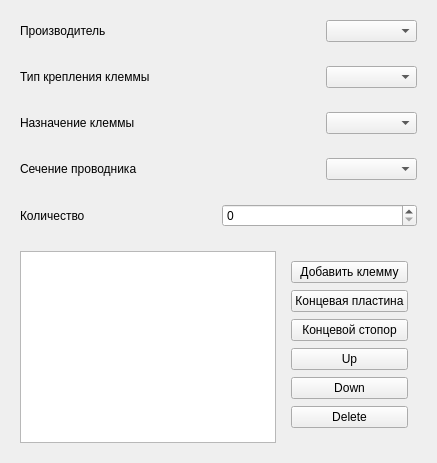
            <widget class="QWidget" name="terminalPage">
             <property name="sizePolicy">
              <sizepolicy hsizetype="Expanding" vsizetype="Expanding">
               <horstretch>0</horstretch>
               <verstretch>0</verstretch>
              </sizepolicy>
             </property>
             <layout class="QVBoxLayout" name="verticalLayout_4">
              <item>
               <widget class="QWidget" name="manufacturer_terminal_widget" native="true">
                <layout class="QHBoxLayout" name="horizontalLayout_11">
                 <item>
                  <widget class="QLabel" name="Manufacturer_terminal_label">
                   <property name="sizePolicy">
                    <sizepolicy hsizetype="Expanding" vsizetype="Fixed">
                     <horstretch>0</horstretch>
                     <verstretch>0</verstretch>
                    </sizepolicy>
                   </property>
                   <property name="minimumSize">
                    <size>
                     <width>300</width>
                     <height>0</height>
                    </size>
                   </property>
                   <property name="text">
                    <string>Производитель</string>
                   </property>
                  </widget>
                 </item>
                 <item>
                  <widget class="QComboBox" name="manufacturer_terminal_combobox">
                   <property name="sizePolicy">
                    <sizepolicy hsizetype="Expanding" vsizetype="Fixed">
                     <horstretch>0</horstretch>
                     <verstretch>0</verstretch>
                    </sizepolicy>
                   </property>
                  </widget>
                 </item>
                </layout>
               </widget>
              </item>
              <item>
               <widget class="QWidget" name="mounttype_terminal_widget" native="true">
                <layout class="QHBoxLayout" name="horizontalLayout_12">
                 <item>
                  <widget class="QLabel" name="mounttype_terminal_label">
                   <property name="sizePolicy">
                    <sizepolicy hsizetype="Expanding" vsizetype="Fixed">
                     <horstretch>0</horstretch>
                     <verstretch>0</verstretch>
                    </sizepolicy>
                   </property>
                   <property name="minimumSize">
                    <size>
                     <width>300</width>
                     <height>0</height>
                    </size>
                   </property>
                   <property name="text">
                    <string>Тип крепления клеммы</string>
                   </property>
                  </widget>
                 </item>
                 <item>
                  <widget class="QComboBox" name="mounttype_terminal_combobox">
                   <property name="sizePolicy">
                    <sizepolicy hsizetype="Expanding" vsizetype="Fixed">
                     <horstretch>0</horstretch>
                     <verstretch>0</verstretch>
                    </sizepolicy>
                   </property>
                  </widget>
                 </item>
                </layout>
               </widget>
              </item>
              <item>
               <widget class="QWidget" name="appointment_terminal_widget" native="true">
                <layout class="QHBoxLayout" name="horizontalLayout_13">
                 <item>
                  <widget class="QLabel" name="appointment_terminal_label">
                   <property name="sizePolicy">
                    <sizepolicy hsizetype="Expanding" vsizetype="Fixed">
                     <horstretch>0</horstretch>
                     <verstretch>0</verstretch>
                    </sizepolicy>
                   </property>
                   <property name="minimumSize">
                    <size>
                     <width>300</width>
                     <height>0</height>
                    </size>
                   </property>
                   <property name="text">
                    <string>Назначение клеммы</string>
                   </property>
                  </widget>
                 </item>
                 <item>
                  <widget class="QComboBox" name="appointment_terminal_combobox">
                   <property name="sizePolicy">
                    <sizepolicy hsizetype="Expanding" vsizetype="Fixed">
                     <horstretch>0</horstretch>
                     <verstretch>0</verstretch>
                    </sizepolicy>
                   </property>
                  </widget>
                 </item>
                </layout>
               </widget>
              </item>
              <item>
               <widget class="QWidget" name="conductorsection_terminal_widget" native="true">
                <layout class="QHBoxLayout" name="horizontalLayout_14">
                 <item>
                  <widget class="QLabel" name="conductorsection_terminal_label">
                   <property name="sizePolicy">
                    <sizepolicy hsizetype="Expanding" vsizetype="Fixed">
                     <horstretch>0</horstretch>
                     <verstretch>0</verstretch>
                    </sizepolicy>
                   </property>
                   <property name="minimumSize">
                    <size>
                     <width>300</width>
                     <height>0</height>
                    </size>
                   </property>
                   <property name="text">
                    <string>Сечение проводника</string>
                   </property>
                  </widget>
                 </item>
                 <item>
                  <widget class="QComboBox" name="conductorsection_terminal_combobox">
                   <property name="sizePolicy">
                    <sizepolicy hsizetype="Expanding" vsizetype="Fixed">
                     <horstretch>0</horstretch>
                     <verstretch>0</verstretch>
                    </sizepolicy>
                   </property>
                  </widget>
                 </item>
                </layout>
               </widget>
              </item>
              <item>
               <widget class="QWidget" name="count_terminal_widget" native="true">
                <layout class="QHBoxLayout" name="horizontalLayout_22">
                 <item>
                  <widget class="QLabel" name="count_terminal_label">
                   <property name="text">
                    <string>Количество</string>
                   </property>
                  </widget>
                 </item>
                 <item>
                  <widget class="QSpinBox" name="count_terminal_spinbox"/>
                 </item>
                </layout>
               </widget>
              </item>
              <item>
               <widget class="QWidget" name="add_button_teminal_widget" native="true">
                <layout class="QHBoxLayout" name="horizontalLayout_24">
                 <item>
                  <widget class="QListWidget" name="add_button_terminal_listwidget">
                   <property name="sizePolicy">
                    <sizepolicy hsizetype="Expanding" vsizetype="Minimum">
                     <horstretch>0</horstretch>
                     <verstretch>0</verstretch>
                    </sizepolicy>
                   </property>
                  </widget>
                 </item>
                 <item>
                  <widget class="QWidget" name="add_delete_button_terminal_widget" native="true">
                   <layout class="QVBoxLayout" name="verticalLayout_5">
                    <item>
                     <widget class="QPushButton" name="add_button_terminal_button">
                      <property name="sizePolicy">
                       <sizepolicy hsizetype="Expanding" vsizetype="Fixed">
                        <horstretch>0</horstretch>
                        <verstretch>0</verstretch>
                       </sizepolicy>
                      </property>
                      <property name="text">
                       <string>Добавить клемму</string>
                      </property>
                     </widget>
                    </item>
                    <item>
                     <widget class="QPushButton" name="end_plate_terminal_button">
                      <property name="text">
                       <string>Концевая пластина</string>
                      </property>
                     </widget>
                    </item>
                    <item>
                     <widget class="QPushButton" name="stop_plate_terminal_button">
                      <property name="text">
                       <string>Концевой стопор</string>
                      </property>
                     </widget>
                    </item>
                    <item>
                     <widget class="QPushButton" name="up_button_terminal">
                      <property name="text">
                       <string>Up</string>
                      </property>
                     </widget>
                    </item>
                    <item>
                     <widget class="QPushButton" name="down_button_terminal">
                      <property name="text">
                       <string>Down</string>
                      </property>
                     </widget>
                    </item>
                    <item>
                     <widget class="QPushButton" name="delete_button_teminal_button">
                      <property name="text">
                       <string>Delete</string>
                      </property>
                     </widget>
                    </item>
                   </layout>
                  </widget>
                 </item>
                </layout>
               </widget>
              </item>
             </layout>
            </widget>
